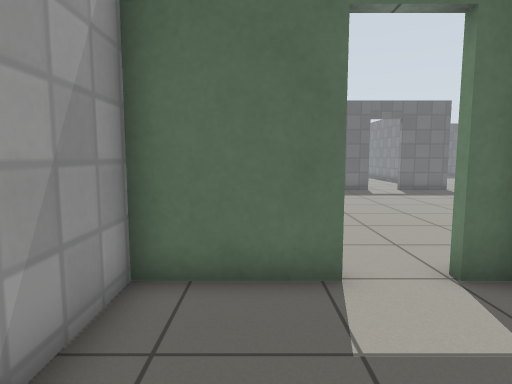
View 1 (above)

21 first-person views from a walk through a robot-simulator world made for Gazebo. The camera is 0.94 m above the floor, tilts 6° down and sees 75° across. The floor is counted in squares, 0.5 m on a side. Each view is taken from the middle of a square. On the plan, view 1 faces up. The plan holds only what a view shows up to about 17 squares ahead; the rest is blank. The robots in the file are not drawn. Gazebo's built-in surfaces are drawn with simple patterns.

View 2
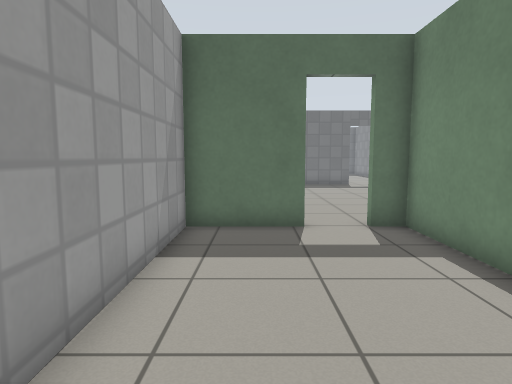

View 3
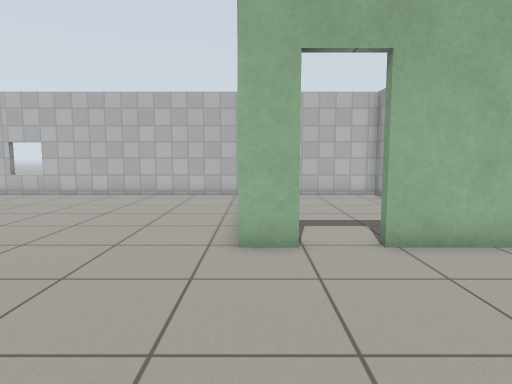

View 4
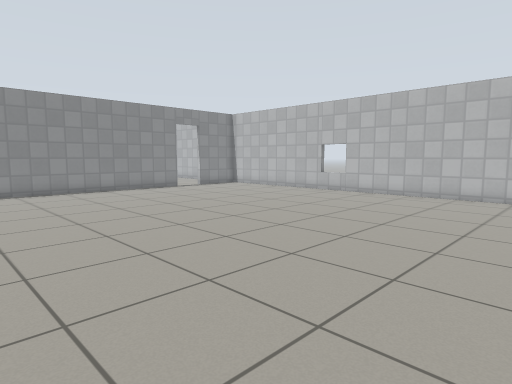

View 5
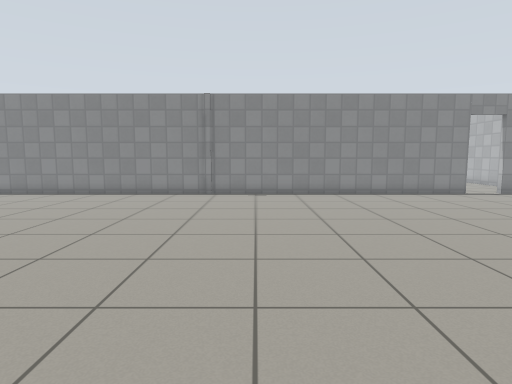

View 6
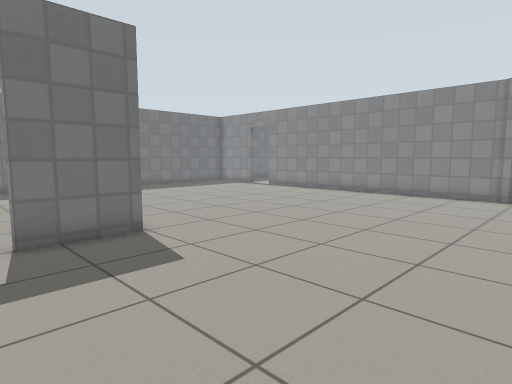

View 7
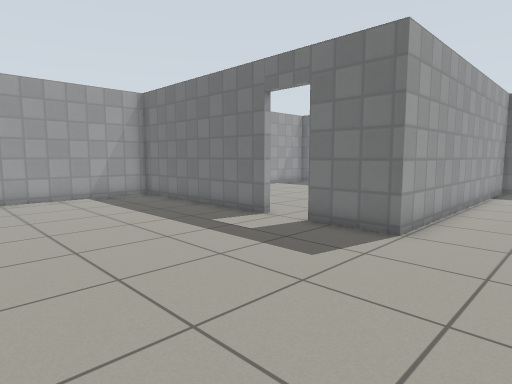

View 8
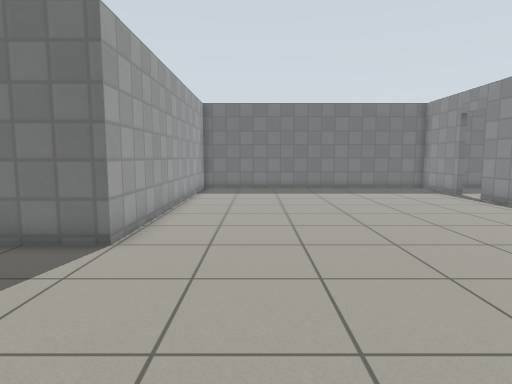

View 9
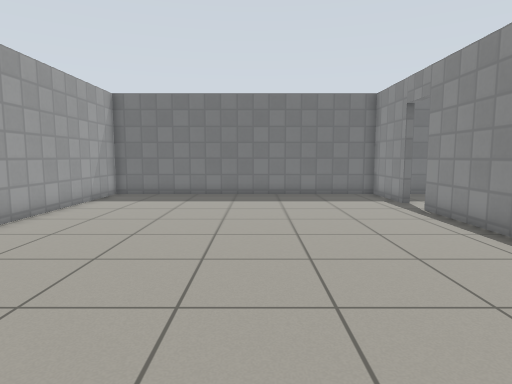

View 10
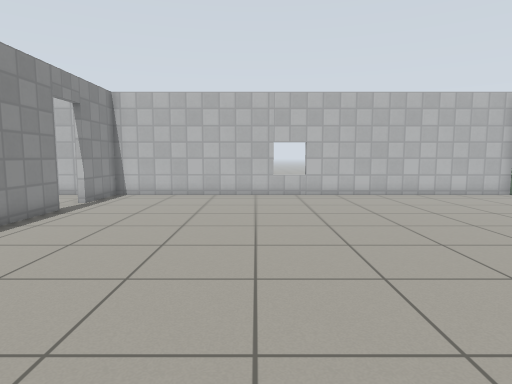

View 11
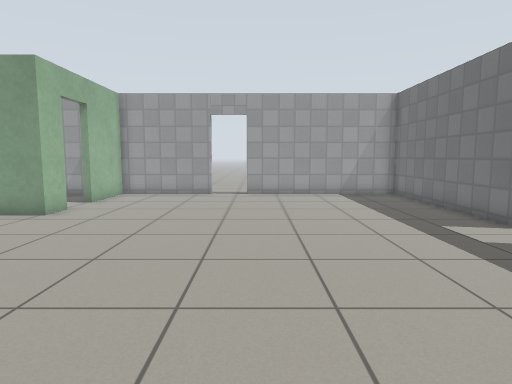

View 12
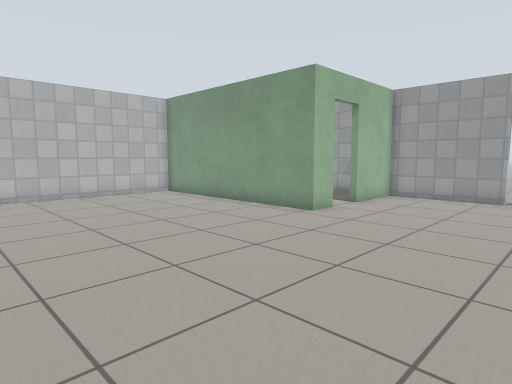

View 13
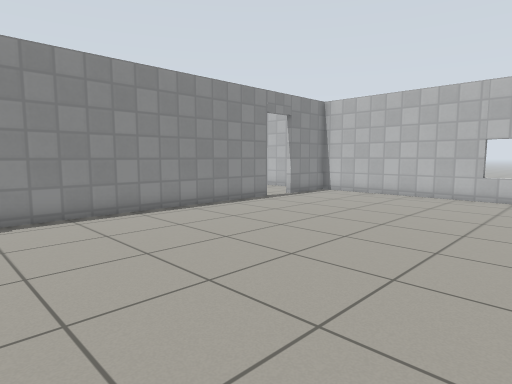

View 14
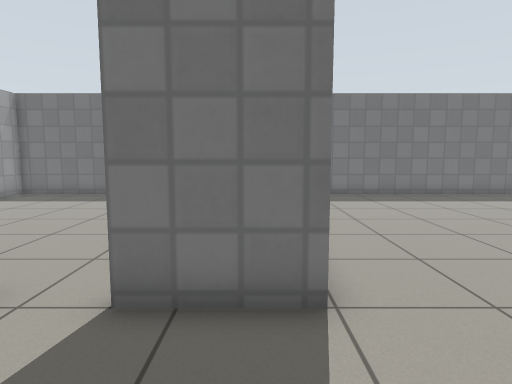

View 15
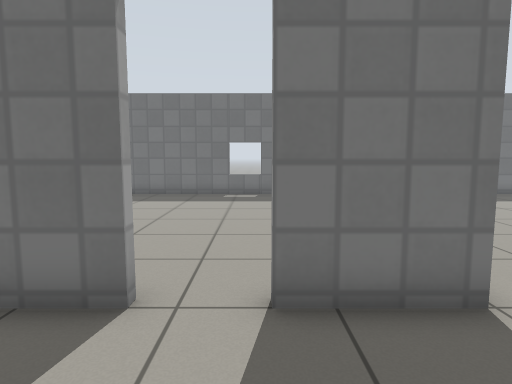

View 16
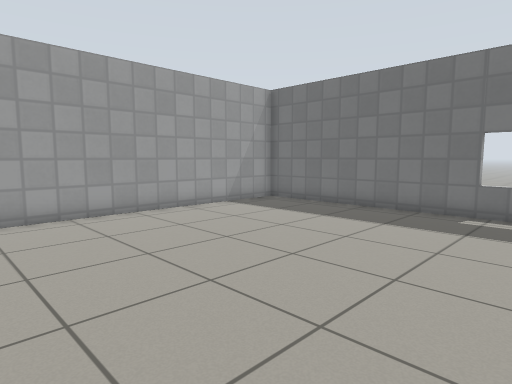

View 17
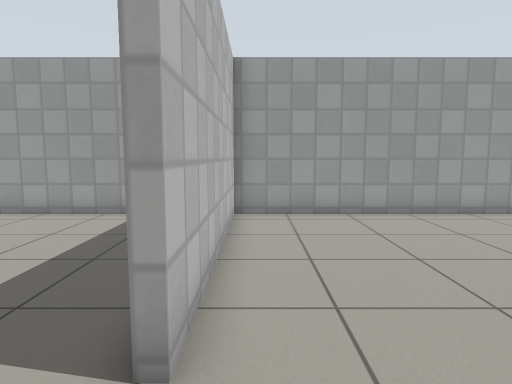

View 18
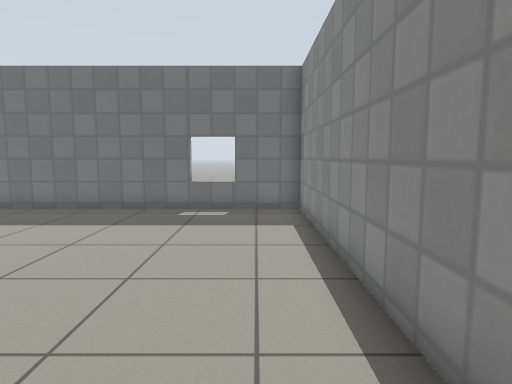

View 19
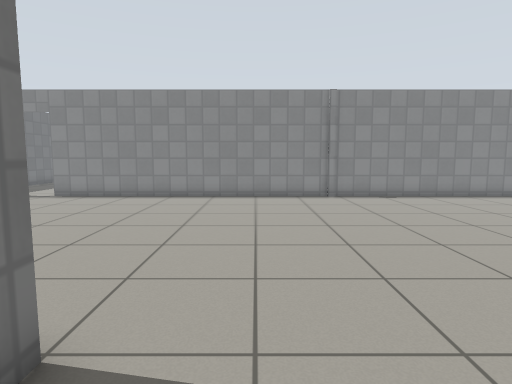

View 20
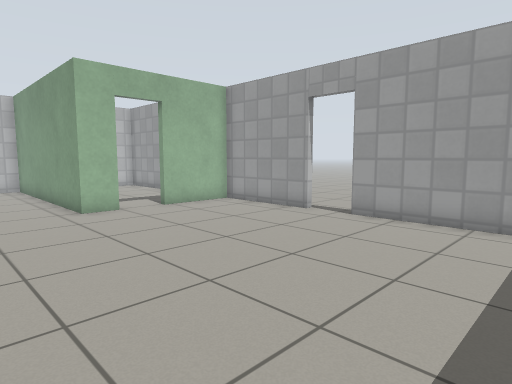

View 21
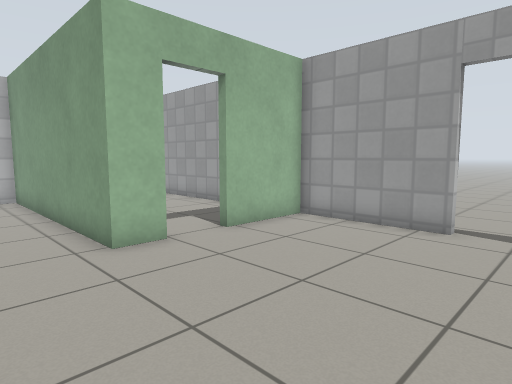

### Floor plan
Ten units are one square. View 1 is at (0, 0); x grows to the right and y downward. Boxes are objects, and circles mark ways between rooms. Rooms are numbered by the first view taken in them; rooms with no view inside come last. Other rooms are left out.
<svg viewBox="-25 -324 270 374">
<path fill="none" stroke="#000" d="M41 -11 41 -49 30 -49M14 -49 -19 -49 -19 45 19 45M64 -190 -19 -190 -19 -115M30 -52 44 -52 44 45 240 45 240 15M-19 -99 -19 -52 14 -52M240 -2 240 -268M240 -285 240 -319 109 -319 109 -190 82 -190M106 -219 106 -319 -19 -319 -19 -193 64 -193"/>
<circle cx="25" cy="-50" r="3" fill="#2a7"/>
<circle cx="75" cy="-190" r="3" fill="#2a7"/>
<text x="10" y="0">1</text>
<text x="130" y="-120">2</text>
<text x="40" y="-260">3</text>
</svg>
Room 1 opens to room 2. Room 2 opens to room 3.

Where each view was taken, in squares from view 1:
view 1: 0 up, 0 right, facing up
view 2: 4 down, 0 right, facing up
view 3: 12 up, 4 right, facing down
view 4: 12 up, 5 right, facing down-right
view 5: 11 up, 7 right, facing right
view 6: 11 up, 7 right, facing up-right
view 7: 11 up, 14 right, facing up-left
view 8: 12 up, 14 right, facing up
view 9: 15 up, 18 right, facing up
view 10: 12 up, 17 right, facing down
view 11: 12 up, 15 right, facing left
view 12: 12 up, 14 right, facing down-left
view 13: 12 up, 13 right, facing down-right
view 14: 15 up, 10 right, facing up
view 15: 15 up, 8 right, facing up
view 16: 20 up, 9 right, facing up-left
view 17: 20 up, 9 right, facing left
view 18: 20 up, 9 right, facing up
view 19: 17 up, 8 right, facing right
view 20: 17 up, 8 right, facing down-left
view 21: 12 up, 7 right, facing down-left
